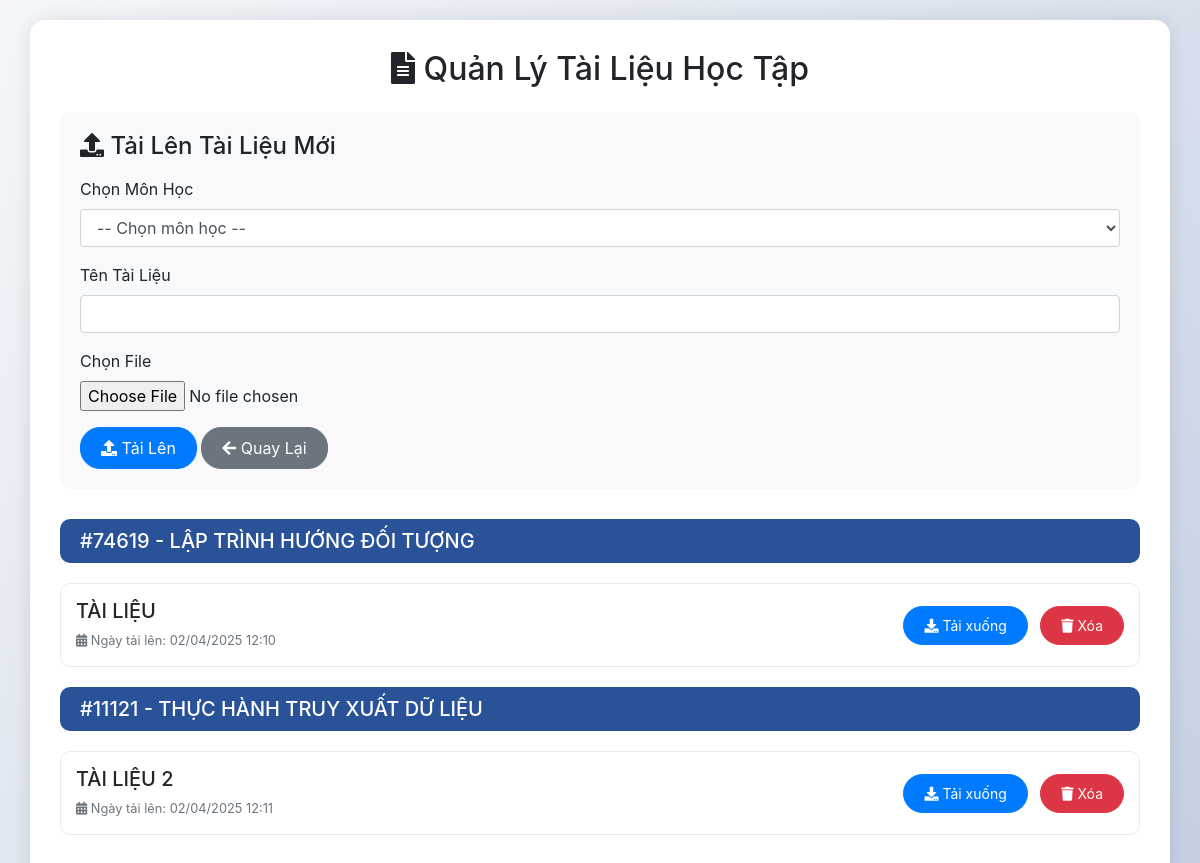
/signup1/manage_documents.php (signed in), run on the app's committed database.
### tables this page shows
CREATE TABLE `documents` (
  `id` int(11) NOT NULL,
  `course_id` int(11) NOT NULL,
  `document_name` varchar(255) NOT NULL,
  `file_path` varchar(255) NOT NULL,
  `upload_date` datetime DEFAULT current_timestamp()
);

CREATE TABLE `courses` (
  `id` int(11) NOT NULL,
  `course_code` varchar(20) NOT NULL,
  `course_name` varchar(100) NOT NULL,
  `credits` int(11) NOT NULL
);

### signup1/manage_documents.php (the view, shortened to what this page needs)
<?php
require_once '../courses/connect.php';
$sql = "SELECT d.*, c.course_code, c.course_name
        FROM documents d
        JOIN courses c ON d.course_id = c.id
        ORDER BY c.course_name, d.upload_date DESC";
$result = mysqli_query($con, $sql);
?>
<!DOCTYPE html>
<html lang="vi">
<head>
    <link rel="stylesheet" href="https://cdn.jsdelivr.net/npm/bootstrap@4.0.0/dist/css/bootstrap.min.css">
    <link rel="stylesheet" href="https://cdnjs.cloudflare.com/ajax/libs/font-awesome/5.15.4/css/all.min.css">
</head>
<body>
    <div class="container">
        <h2 class="text-center mb-4">
            <i class="fas fa-file-alt"></i> Quản Lý Tài Liệu Học Tập
        </h2>
        <div class="upload-form">
            <h4 class="mb-3">
                <i class="fas fa-upload"></i> Tải Lên Tài Liệu Mới
            </h4>
            <form method="POST" enctype="multipart/form-data">
                <div class="form-group">
                    <label>Chọn Môn Học</label>
                    <select name="course_id" class="form-control" required>
                        <option value="">-- Chọn môn học --</option>
                    </select>
                </div>
                <div class="form-group">
                    <label>Tên Tài Liệu</label>
                    <input type="text" name="document_name" class="form-control" required>
                </div>
                <div class="form-group">
                    <label>Chọn File</label>
                    <input type="file" name="document_file" class="form-control-file" required>
                </div>
                <button type="submit" name="upload" class="btn btn-primary btn-custom">
                    <i class="fas fa-upload"></i> Tải Lên
                </button>
                <a href="admin_home.php" class="btn btn-secondary btn-custom">
                    <i class="fas fa-arrow-left"></i> Quay Lại
                </a>
            </form>
        </div>
        <div class="document-list">
            <?php
            $current_course = '';
            if ($result && mysqli_num_rows($result) > 0):
                while ($doc = mysqli_fetch_assoc($result)):
                    if ($current_course != $doc['course_code']):
                        if ($current_course != '') echo '</div>';
                        $current_course = $doc['course_code'];
                        ?>
                        <div class="course-header">
                            <h5 class="mb-0">
                                <?php echo htmlspecialchars($doc['course_code'] . ' - ' . $doc['course_name']); ?>
                            </h5>
                        </div>
                        <div class="document-group">
                    <?php endif; ?>
                    <div class="document-item d-flex justify-content-between align-items-center">
                        <div>
                            <h5 class="mb-1"><?php echo htmlspecialchars($doc['document_name']); ?></h5>
                            <small class="text-muted">
                                <i class="fas fa-calendar-alt"></i>
                                Ngày tải lên: <?php echo date('d/m/Y H:i', strtotime($doc['upload_date'])); ?>
                            </small>
                        </div>
                        <div>
                            <a href="<?php echo htmlspecialchars($doc['file_path']); ?>"
                               class="btn btn-primary btn-sm btn-custom mr-2"
                               download>
                                <i class="fas fa-download"></i> Tải xuống
                            </a>
                            <a href="?delete=<?php echo $doc['id']; ?>"
                               class="btn btn-danger btn-sm btn-custom"
                               onclick="return confirm('Bạn có chắc chắn muốn xóa tài liệu này?')">
                                <i class="fas fa-trash"></i> Xóa
                            </a>
                        </div>
                    </div>
                <?php endwhile;
                echo '</div>';
            else: ?>
                <div class="alert alert-info">
                    <i class="fas fa-info-circle"></i> Chưa có tài liệu nào được tải lên.
                </div>
            <?php endif; ?>
        </div>
    </div>
</body>
</html>

### signup1/manage_documents.php (style rules this page uses)
body { background: linear-gradient(135deg, #f5f7fa 0%, #c3cfe2 100%); min-height: 100vh; padding: 20px 0; }
.container { background: white; padding: 30px; border-radius: 15px; box-shadow: 0 0 20px rgba(0,0,0,0.1); }
.upload-form { background: #f8f9fa; padding: 20px; border-radius: 10px; margin-bottom: 30px; }
.document-item { background: #fff; border: 1px solid #e9ecef; border-radius: 10px; padding: 15px; margin-bottom: 15px; transition: all 0.3s ease; }
.btn-custom { border-radius: 20px; padding: 8px 20px; }
.course-header { background: #2a5298; color: white; padding: 10px 20px; border-radius: 10px; margin: 20px 0; }

### data on the page
documents: course.course_name "#74619 - LẬP TRÌNH HƯỚNG ĐỐI TƯỢNG", document_name "TÀI LIỆU", upload_date "02/04/2025 12:10"
documents: course.course_name "#11121 - THỰC HÀNH TRUY XUẤT DỮ LIỆU", document_name "TÀI LIỆU 2", upload_date "02/04/2025 12:11"
